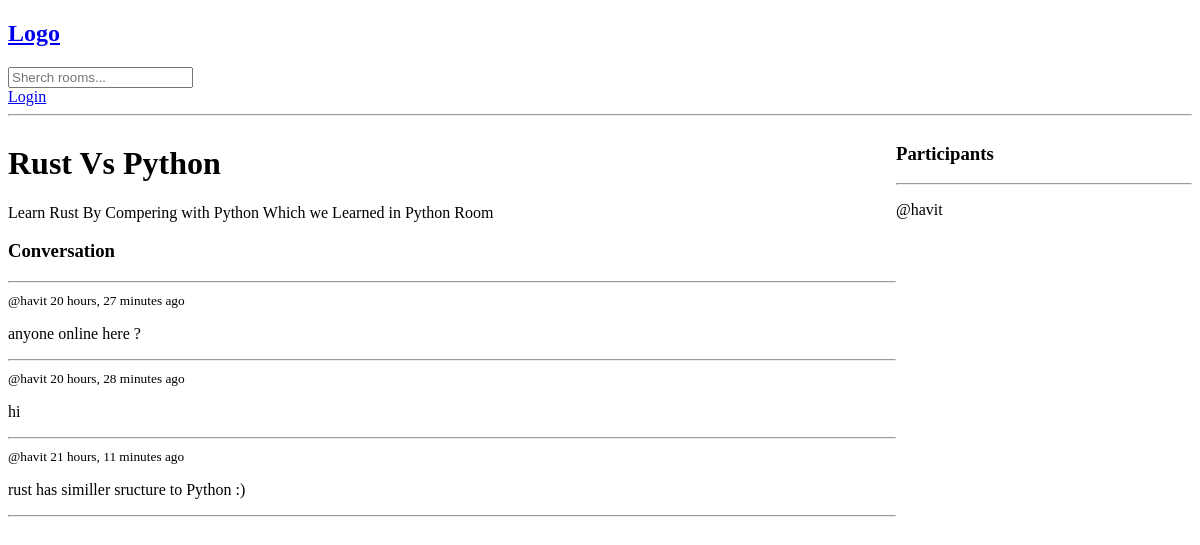
/rooms/2/, run on an earlier commit of the app's database.
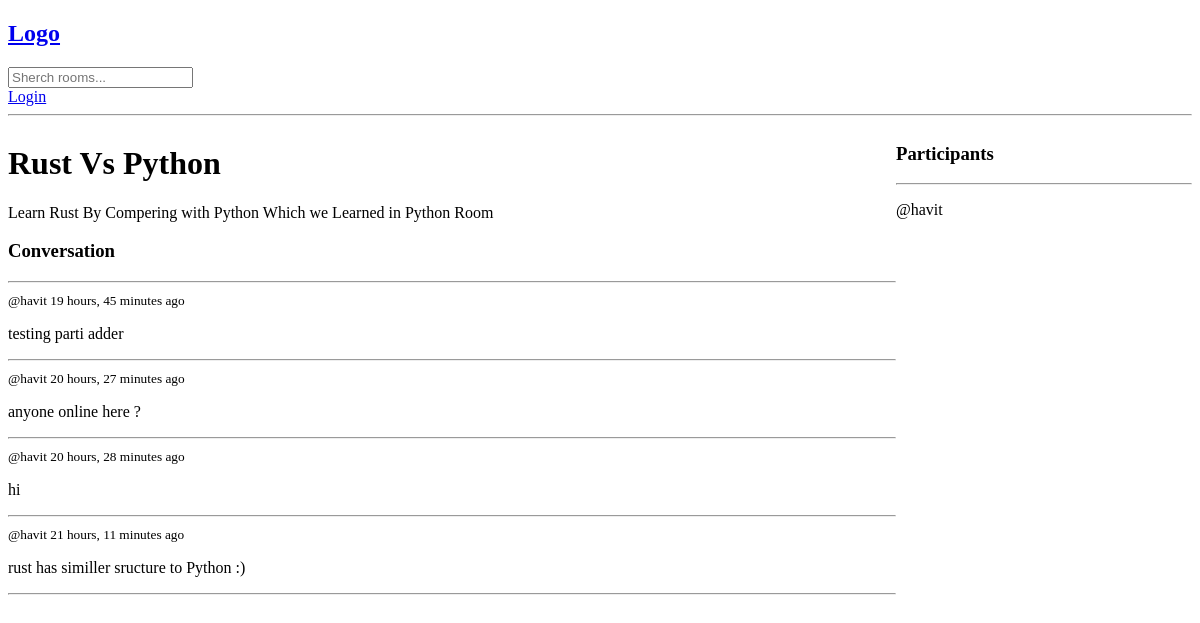
And on a later commit of the database.
### base/models.py (models this page shows, shortened)
class Massage(models.Model):
    user = models.ForeignKey(User, on_delete=models.CASCADE)
    room = models.ForeignKey(Rooms, on_delete=models.CASCADE)
    body = models.TextField()
    updated = models.DateTimeField(auto_now=True)
    created = models.DateTimeField(auto_now_add=True)
    class Meta:
        ordering = ['-updated', '-created']

### base/views.py (the view, shortened to what this page needs)
# urls.py: path('rooms/<str:pk>/', views.room, name='room'),
def room(request, pk):
    room = Rooms.objects.get(id=pk)
    roomChat = room.massage_set.all()
    participants = room.participants.all()
    return render(request, 'room.html', {'room':room, 'roomChat':roomChat, 'participants':participants})

### templates/room.html (shortened to what this page needs)
{% extends 'main.html' %}
{% block content %}
<div class="room-container">
<div>
<h1>{{room.name}}</h1>
<p> {{room.description}}</p>
<div class="comment-wrapper">
    <h3>Conversation</h3>
    <hr>
    {% for Chat in roomChat %}
    <div>
        <small>@{{Chat.user}} {{Chat.created|timesince}} ago</small>
        <p> {{Chat.body}}</p>
        <hr>
    </div>
    {% endfor %}
</div>
</div>
<div>
    <h3>Participants</h3>
    <hr>
    {% for user in participants %}
        <div>
            <p>@{{user.username}}</p>
        </div>
    {% endfor %}
</div>
</div>
{% endblock content %}

What changed in the data, as far as the page shows it:
added Massage: user "havit", created "19 hours, 45 minutes", body "testing parti adder"
